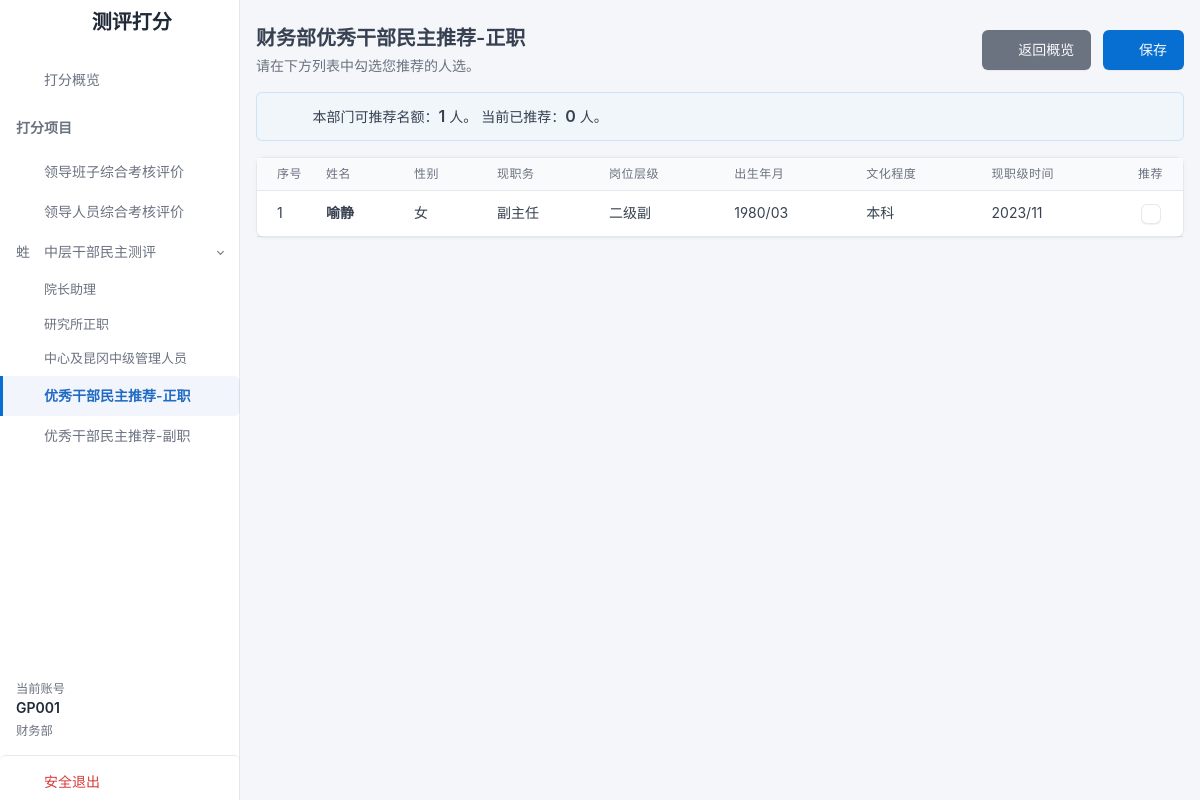
The page /assessment/recommend-principal (signed in) on the database its author committed.
### tables this page shows
CREATE TABLE recommend_principal (
            id INTEGER PRIMARY KEY AUTOINCREMENT,
            sort_no INTEGER,            -- 排序号
            name TEXT NOT NULL,         -- 姓名
            gender TEXT,                -- 性别
            birth_date TEXT,            -- 出生年月
            dept_name TEXT NOT NULL,    -- 部门名称
            dept_code TEXT NOT NULL,    -- 部门代码
            rank_level TEXT,            -- 岗位层级
            education TEXT,             -- 文化程度
            rank_time TEXT,             -- 现职级时间
            current_position TEXT,      -- 现职务
            
            updated_at DATETIME DEFAULT CURRENT_TIMESTAMP
        );

### app.py (the view)
@app.route('/assessment/recommend-principal')
def assessment_recommend_principal():
    if session.get('assessor_role') != 'assessor':
        return redirect(url_for('index'))
    rater_account = session.get('assessor_username')
    db = get_db()
    user_row = db.execute('''

        SELECT a.username, a.dept_code, d.dept_name, d.count_recommend_principal

        FROM evaluation_accounts a

        LEFT JOIN department_config d ON a.dept_code = d.dept_code

        WHERE a.username=?

    ''', (rater_account,)).fetchone()
    if not user_row: return "无效账号", 403
    limit_count = user_row['count_recommend_principal'] or 0
    dept_name = user_row['dept_name']
    if limit_count < 1:
        return render_template('assessment_error.html', msg="贵部门无此项推荐名额")
    dept_code = user_row['dept_code']
    candidates = db.execute('SELECT * FROM recommend_principal WHERE dept_code=? ORDER BY sort_no ASC', (dept_code,)).fetchall()
    recs = db.execute('SELECT examinee_id FROM recommendation_scores_principal WHERE rater_account=?',
                      (rater_account,)).fetchall()
    selected_ids = [r['examinee_id'] for r in recs]
    page_title = f"{dept_name}优秀干部民主推荐-正职"
    return render_template('assessment_recommend_principal.html',
                           page_title=page_title,
                           limit_count=limit_count,
                           candidates=candidates,
                           selected_ids=selected_ids)

### app.py (called while the page is built)
def get_db():
    db = getattr(g, '_database', None)
    if db is None:
        db = g._database = sqlite3.connect(DATABASE)
        db.execute('PRAGMA journal_mode=WAL;')
        db.row_factory = sqlite3.Row
    return db

@app.teardown_appcontext
def close_connection(exception):
    db = getattr(g, '_database', None)
    if db is not None:
        db.close()

### templates/assessment_recommend_principal.html (shortened to what this page needs)
{% extends "base_assessment.html" %}
{% block content %}
<div class="container-xl">
    <div class="row g-2 align-items-center mb-3">
        <div class="col">
            <h2 class="page-title">{{ page_title }}</h2>
            <div class="text-muted mt-1">
                请在下方列表中勾选您推荐的人选。
            </div>
        </div>
        <div class="col-auto ms-auto">
            <a href="{{ url_for('assessment_overview') }}" class="btn btn-secondary me-2">
                <i class="ti ti-arrow-left me-2"></i>返回概览
            </a>
            <button class="btn btn-primary" id="submitBtn" onclick="submitData()">
                <i class="ti ti-device-floppy me-2"></i>保存
            </button>
        </div>
    </div>
    <div class="alert alert-info d-flex align-items-center mb-3" role="alert" id="status-alert">
        <i class="ti ti-info-circle fs-2 me-2"></i>
        <div>
            本部门可推荐名额：<strong class="fs-3">{{ limit_count }}</strong> 人。
            当前已推荐：<strong class="fs-3" id="selected-count">0</strong> 人。
        </div>
    </div>
    <div class="card">
        <div class="table-responsive">
            <table class="table table-vcenter table-hover card-table">
                <thead>
                    <tr>
                        <th class="w-1">序号</th>
                        <th>姓名</th>
                        <th>性别</th>
                        <th>现职务</th>
                        <th>岗位层级</th>
                        <th>出生年月</th>
                        <th>文化程度</th>
                        <th>现职级时间</th>
                        <th class="text-center w-1">
                            推荐
                        </th>
                    </tr>
                </thead>
                <tbody>
                    {% for c in candidates %}
                    <tr onclick="toggleRow('{{ c.id }}')">
                        <td>{{ c.sort_no }}</td>
                        <td class="fw-bold">{{ c.name }}</td>
                        <td>{{ c.gender }}</td>
                        <td>{{ c.current_position }}</td>
                        <td>{{ c.rank_level }}</td>
                        <td>{{ c.birth_date }}</td>
                        <td>{{ c.education }}</td>
                        <td>{{ c.rank_time }}</td>
                        <td class="text-center">
                            <input type="checkbox" class="form-check-input m-0 align-middle radio-check"
                                id="check-{{ c.id }}" data-id="{{ c.id }}" data-name="{{ c.name }}"  onchange="updateCount(event)">
                        </td>
                    </tr>
                    {% endfor %}
                </tbody>
            </table>
        </div>
    </div>
</div>
{% endblock %}

### templates/base_assessment.html (style rules this page uses)
:root { --tblr-font-sans-serif: 'Inter', -apple-system, BlinkMacSystemFont, sans-serif; }
body { font-feature-settings: "cv03", "cv04", "cv11"; background-color: #f4f6fa; }

### rows shown on the page
recommend_principal: sort_no "1", name "喻静", gender "女", current_position "副主任", rank_level "二级副", birth_date "1980/03", education "本科", rank_time "2023/11"

### other values the page prints
{{ item.title }} "院长助理" "研究所正职" "中心及昆冈中级管理人员"
{{ session.get('assessor_username', 'Unknown') }} "GP001"
{{ session.get('assessor_dept_name', '') }} "财务部"
{{ page_title }} "财务部优秀干部民主推荐-正职"
{{ limit_count }} "1"
